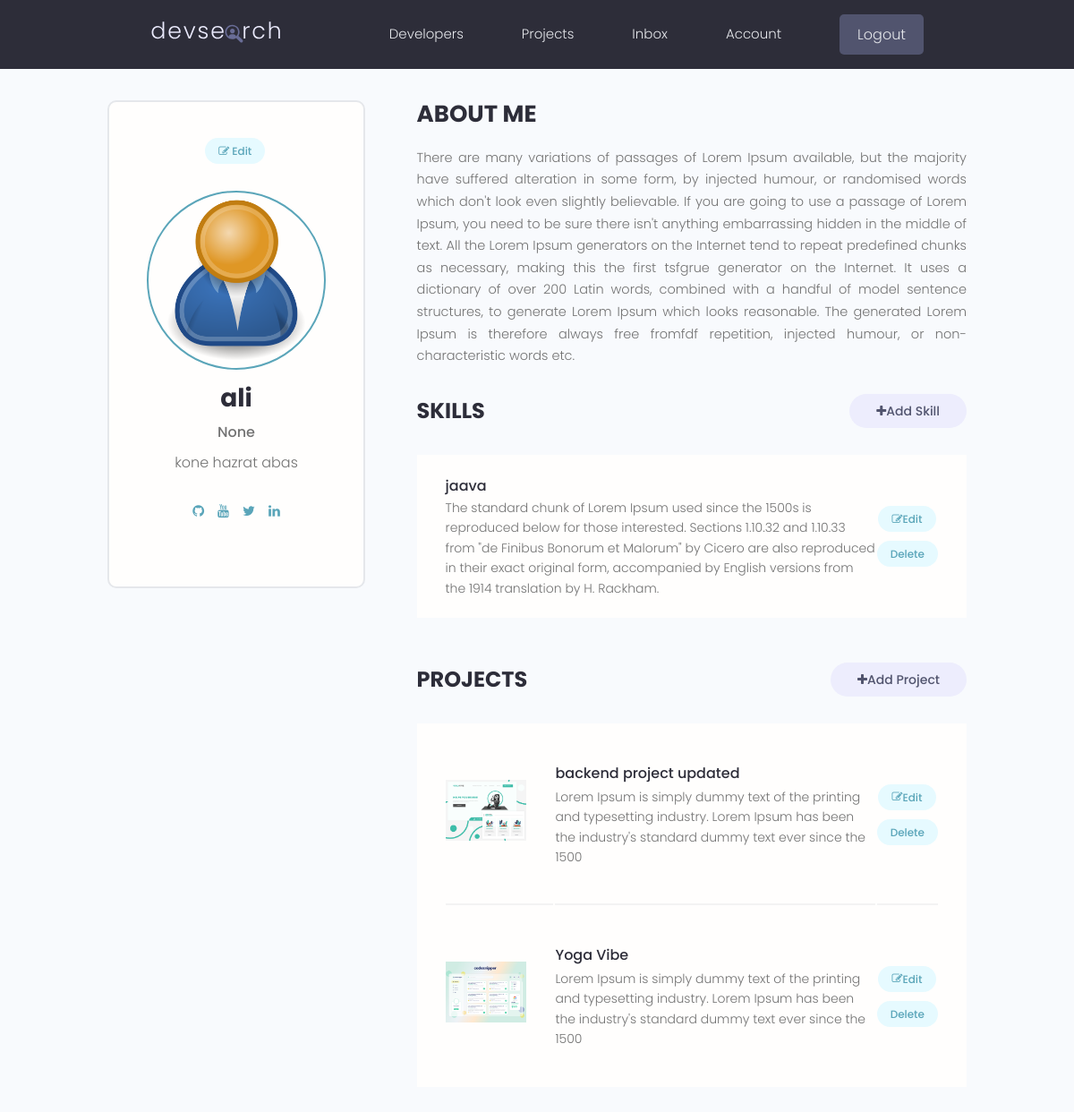
/account/ (signed in), run on an earlier commit of the app's database.
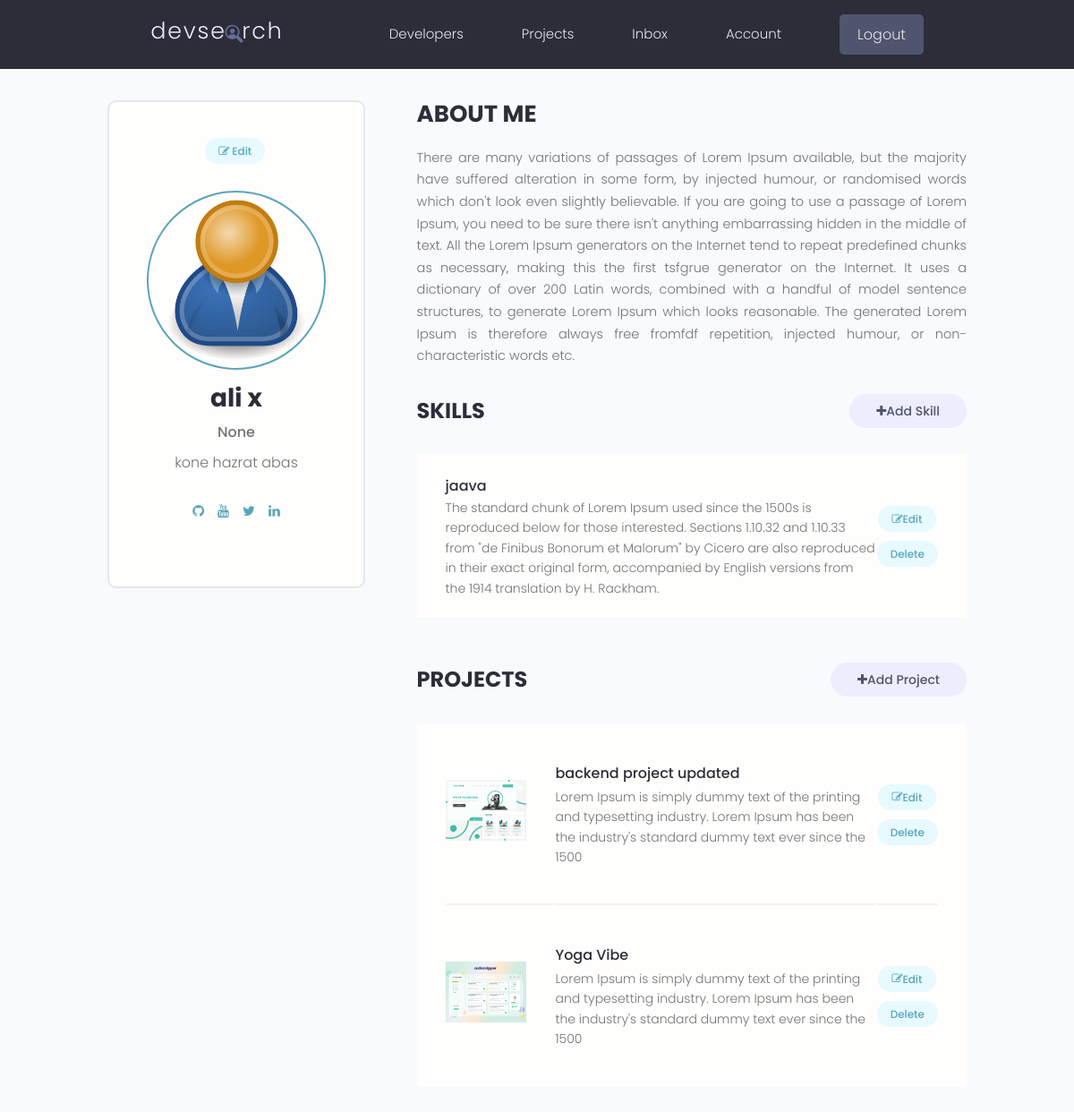
And on a later commit of the database.
### users/models.py (models this page shows, shortened)
class Profile(models.Model):
      user = models.OneToOneField(User, on_delete=models.CASCADE,
            null=True, blank=True)
      name = models.CharField(max_length=200, blank=True, null=True)
      email = models.EmailField(max_length=500, blank=True,null=True)
      username =models.CharField(max_length=200, blank=True, null=True)
      location = models.CharField(max_length=200, blank=True, null=True)
      short_intro = models.CharField(max_length=200, blank=True, null=True)
      bio = models.TextField(blank=True, null=True)
      profile_image = models.ImageField(blank=True,null=True,
            default='user-default.png', upload_to='profiles/')
      social_github  = models.CharField(max_length=200, blank=True, null=True)
      social_twitter = models.CharField(max_length=200, blank=True, null=True)
      social_linkdin = models.CharField(max_length=200, blank=True, null=True)
      social_youtube = models.CharField(max_length=200, blank=True, null=True)
      social_website = models.CharField(max_length=200, blank=True, null=True)
      created = models.DateTimeField(auto_now_add=True)
      id = models.UUIDField(default=uuid.uuid4 ,
                  unique=True , primary_key=True , editable=False )

### users/views.py (the view)
# urls.py: path('account/',views.userAccount, name='account'),
@login_required(login_url ='login')
def userAccount(request):
      profile = request.user.profile
      if request.session :
            print("\n\n re  \t  ", request.session  )
      userprojects = profile.project_set.all()
      context = {
            'profile':profile,
            'projects':userprojects,
      }
      return render(request,'users/account.html',context )

### users/models.py (called while the page is built)
      def __str__(self):
            return str(self.name)

### users/templates/users/account.html (shortened to what the changed rows need)
{% extends "base.html" %}
{% load static %}
{% block content %}
  <main class="settingsPage profile my-md">
      <div class="container">
        <div class="layout">
          <div class="column column--1of3">
            <div class="card text-center">
              <div class="card__body dev">
                <a class="tag tag--pill tag--main settings__btn" href="{% url 'editaccount' %}"><i class="fa fa-edit"></i> Edit</a>
                <img class="avatar avatar--xl dev__avatar" src="{{profile.profile_image.url}}" />
                <h2 class="dev__name">{{profile.name}}</h2>
                <p class="dev__title">{{profile.short_intro}}</p>
                <p class="dev__location">{{profile.location}}</p>
                <ul class="dev__social">
                  {%if profile.social_github %}
                  <li>
                  </li>
                  {% endif %}
                  {%if profile.social_youtube %}
                  <li>
                  </li>
                  {% endif %}
                  {% if profile.social_twitter %}
                  <li>
                  </li>
                  {% endif %}
                  {% if profile.social_linkdin %}
                  <li>
                  </li>
                  {% endif %}
                </ul>
              </div>
            </div>
          </div>
          <div class="column column--2of3">
            <div class="devInfo">
              <h3 class="devInfo__title">About Me</h3>
              <p class="devInfo__about">
                {{profile.bio}}
              </p>
            </div>
          </div>
        </div>
      </div>
    </main>
{% endblock content %}

What changed in the data, as far as the page shows it:
changed Profile "None": name "ali" → "ali x"
